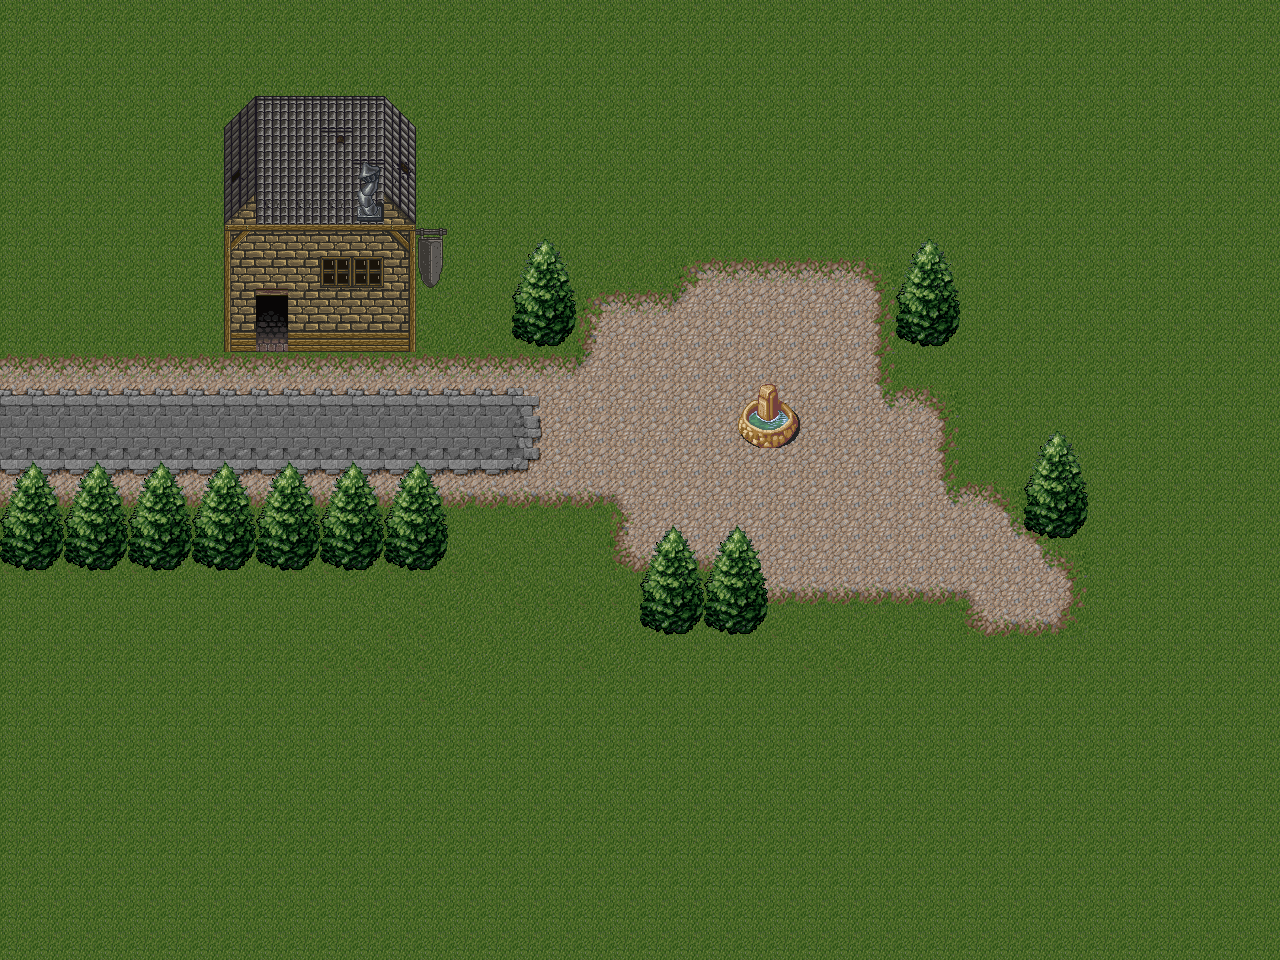

Rendered tile map (Tiled .tmx) drawn with the repository's tilesets; below, a short description and the map source with its tile grids summarised:
An orthogonal 40x30 tile map with 32x32 px tiles, 6 tile layers (Ground_Layer, Ground_Item_Layer, Buildings_Layer, Building_Item_Layer, ...), 3 tilesets and 16 objects (PLAYER_START).

<map version="1.4" tiledversion="1.4.3" orientation="orthogonal" renderorder="right-down" width="40" height="30" tilewidth="32" tileheight="32" infinite="0" nextlayerid="11" nextobjectid="34">
 <tileset firstgid="1" name="landscape" tilewidth="32" tileheight="32" tilecount="256" columns="16">
  <image source="landscape.png" width="512" height="512" />
  <terraintypes>
   <terrain name="Sandweg" tile="12" />
   <terrain name="Straße" tile="0" />
   <terrain name="Platz" tile="0" />
  </terraintypes>
  <tile id="11" terrain=",,,0" />
  <tile id="12" terrain=",,0,0" />
  <tile id="13" terrain=",,0," />
  <tile id="27" terrain=",0,,0" />
  <tile id="28" terrain="0,0,0,0" />
  <tile id="29" terrain="0,,0," />
  <tile id="43" terrain=",0,," />
  <tile id="44" terrain="0,0,," />
  <tile id="45" terrain="0,,," />
  <tile id="46" terrain=",1,1,1" />
  <tile id="47" terrain="1,,1,1" />
  <tile id="59" terrain=",,,1" />
  <tile id="60" terrain=",,1,1" />
  <tile id="61" terrain=",,1," />
  <tile id="62" terrain="1,1,,1" />
  <tile id="63" terrain="1,1,1," />
  <tile id="75" terrain=",1,,1" />
  <tile id="76" terrain="1,1,1,1" />
  <tile id="77" terrain="1,,1," />
  <tile id="91" terrain=",1,," />
  <tile id="92" terrain="1,1,," />
  <tile id="93" terrain="1,,," />
  <tile id="107" terrain=",,,2" />
  <tile id="108" terrain=",,2,2" />
  <tile id="109" terrain=",,2," />
  <tile id="110" terrain=",0,0,0" />
  <tile id="111" terrain="0,,0,0" />
  <tile id="123" terrain=",2,,2" />
  <tile id="124" terrain="2,2,2,2" />
  <tile id="125" terrain="2,,2," />
  <tile id="126" terrain="0,0,,0" />
  <tile id="127" terrain="0,0,0," />
  <tile id="139" terrain=",2,," />
  <tile id="140" terrain="2,2,," />
  <tile id="141" terrain="2,,," />
  <tile id="183" terrain=",2,2,2" />
  <tile id="184" terrain="2,,2,2" />
  <tile id="199" terrain="2,2,,2" />
  <tile id="200" terrain="2,2,2," />
 </tileset>
 <tileset firstgid="257" name="town" tilewidth="32" tileheight="32" tilecount="256" columns="16">
  <image source="town.png" width="512" height="512" />
 </tileset>
 <tileset firstgid="513" name="trees_plants_rocks" tilewidth="32" tileheight="32" tilecount="256" columns="16">
  <image source="trees_plants_rocks.png" width="512" height="512" />
 </tileset>
 <layer id="1" name="Ground_Layer" width="40" height="30">
  <data>[1200 cells, 1200 non-empty, 22 distinct tile ids]</data>
 </layer>
 <layer id="2" name="Ground_Item_Layer" width="40" height="30">
  <data>[1200 cells, 52 non-empty, 8 distinct tile ids]</data>
 </layer>
 <layer id="8" name="Buildings_Layer" width="40" height="30">
  <data>[1200 cells, 36 non-empty, 16 distinct tile ids]</data>
 </layer>
 <layer id="9" name="Building_Item_Layer" width="40" height="30">
  <data>[1200 cells, 6 non-empty, 5 distinct tile ids]</data>
 </layer>
 <objectgroup id="5" name="MAP_SPAWNS_LAYER">
  <object id="20" name="PLAYER_START" x="637.475" y="414.845" width="23.4511" height="23.7643" />
 </objectgroup>
 <layer id="10" name="Ground_Overlay_Layer" width="40" height="30">
  <data>[1200 cells, 48 non-empty, 4 distinct tile ids]</data>
 </layer>
 <layer id="3" name="Building_Overlay_Layer" width="40" height="30">
  <data>[1200 cells, 14 non-empty, 9 distinct tile ids]</data>
 </layer>
 <objectgroup id="4" name="MAP_COLLISION_LAYER">
  <object id="6" x="642" y="578.667" width="124" height="55.3333" />
  <object id="10" x="742" y="404.667" width="54" height="36.6667" />
  <object id="14" x="0.666667" y="-1.33333" width="31.3333" height="351.333" />
  <object id="17" x="0" y="-2.66667" width="1278.67" height="41.3333" />
  <object id="18" x="1246.67" y="-1.33333" width="32" height="960" />
  <object id="19" x="-2.66667" y="925.333" width="1282.67" height="33.3333" />
  <object id="24" x="0.666667" y="505.333" width="30" height="452" />
  <object id="25" x="1.33333" y="512" width="446.667" height="58" />
  <object id="26" x="1026.67" y="479.333" width="62" height="57.3333" />
  <object id="27" x="898.667" y="290" width="62.6667" height="54.6667" />
  <object id="28" x="513.333" y="288" width="64.6667" height="57.3333" />
  <object id="29" x="223.568" y="159.851" width="192.268" height="127.434" />
  <object id="30" x="223.568" y="289.52" width="31.2995" height="61.4811" />
  <object id="33" x="287.285" y="287.285" width="129.669" height="62.599" />
 </objectgroup>
 <objectgroup id="6" name="MAP_PORTAL_LAYER">
  <object id="21" x="2" y="354" width="14" height="150.667" />
 </objectgroup>
</map>
